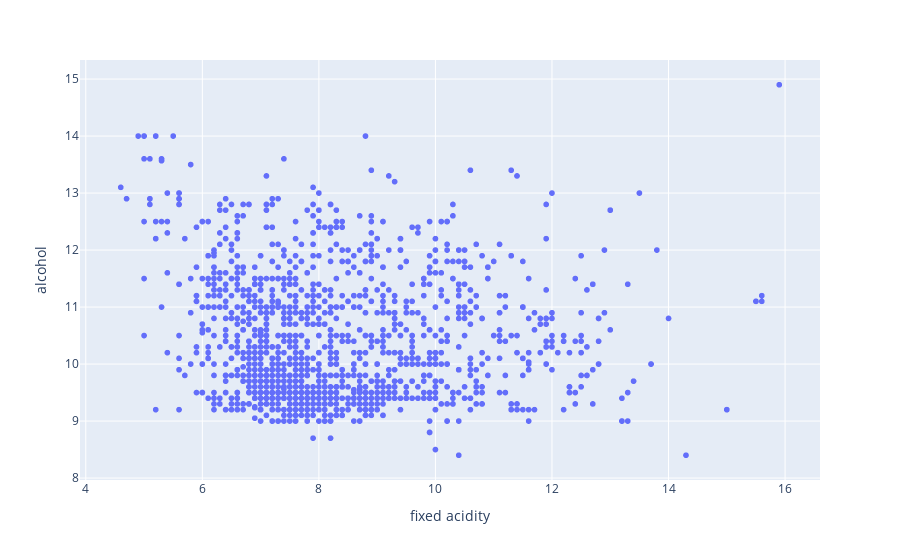

The code cell stored with this chart in its notebook:
### Code cell
px.scatter(data_frame=redwine,x="fixed acidity",y="alcohol")

### Figure 1 — Plotly figure (JSON) as saved in the notebook; plotly's stock layout.template omitted (floating-point values rounded to 4 significant figures; data arrays with more than 128 entries replaced by an {"elided": "..."} marker saying what was removed)
{"data": [{"hovertemplate": "fixed acidity=%{x}<br>alcohol=%{y}<extra></extra>", "legendgroup": "", "marker": {"color": "#636efa", "symbol": "circle"}, "mode": "markers", "name": "", "showlegend": false, "type": "scattergl", "x": {"elided": "1599 float values"}, "xaxis": "x", "y": {"elided": "1599 float values"}, "yaxis": "y"}], "layout": {"legend": {"tracegroupgap": 0}, "margin": {"t": 60}, "xaxis": {"anchor": "y", "domain": [0, 1], "title": {"text": "fixed acidity"}}, "yaxis": {"anchor": "x", "domain": [0, 1], "title": {"text": "alcohol"}}}}
